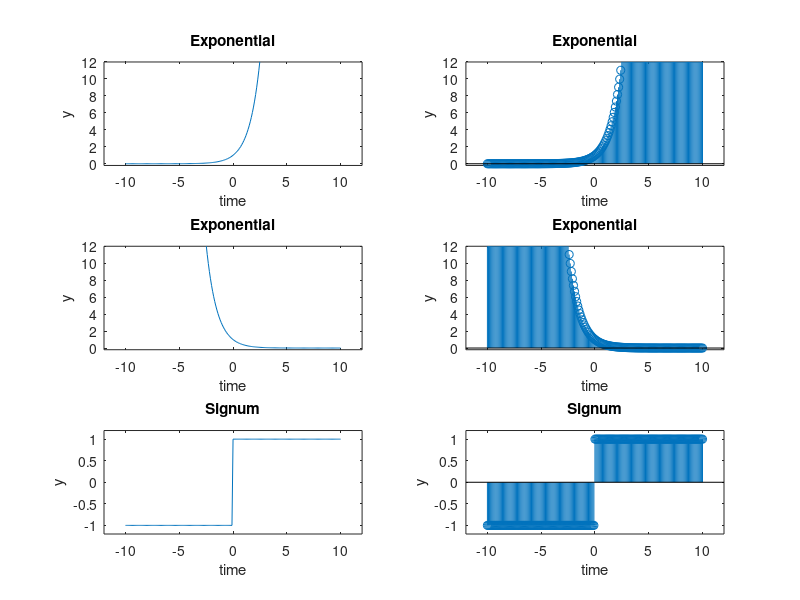

MATLAB code to generate this figure:
% Exponential
t = -10:0.1:10;
y = exp(t);
subplot(3,2,1);
plot(t,y);
xlabel('time');
ylabel('y');
title('Exponential');
axis([-12 12 -0.2 12]);
subplot(3,2,2);
stem(t,y);
xlabel('time');
ylabel('y');
title('Exponential');
axis([-12 12 -0.2 12]);

y = exp(-t);
subplot(3,2,3);
plot(t,y);
xlabel('time');
ylabel('y');
title('Exponential');
axis([-12 12 -0.2 12]);
subplot(3,2,4);
stem(t,y);
xlabel('time');
ylabel('y');
title('Exponential');
axis([-12 12 -0.2 12]);

% Signum signal
Vth = 1
y(t>0) = Vth;
y(t<0) = -Vth;
subplot(3,2,5);
plot(t,y);
xlabel('time');
ylabel('y');
title('Signum');
axis([-12 12 -1.2 1.2]);
subplot(3,2,6);
stem(t,y);
xlabel('time');
ylabel('y');
title('Signum');
axis([-12 12 -1.2 1.2]);
